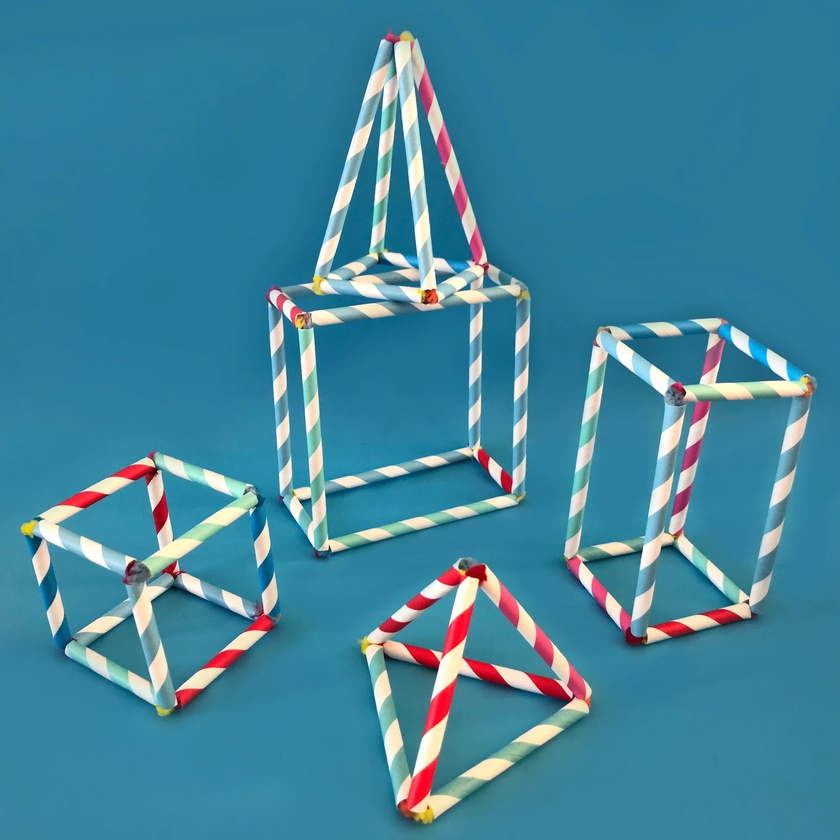
#> input picture Year3/Computer_Vision- Lab/Week5/img.jpg, 840 x 840 px, shrunk from 2000 x 2000 before the run
$ python -i L6Q1.py   (imports and definitions only)
#> lines starting #> are read from the running program, lines starting #| are printed output that depends on the picture; after the words box and inside, x2 and y2 are one past the last pixel; in counts of white or black regions, pixels touching at a corner belong together
#> further down, picture is the input picture: shape (840, 840, 3); mean B, G, R 155.8, 132.5, 65.7
import streamlit as st
import cv2
import numpy as np
from PIL import Image
import io

def correct_skew(image):
    gray = cv2.cvtColor(image, cv2.COLOR_BGR2GRAY)
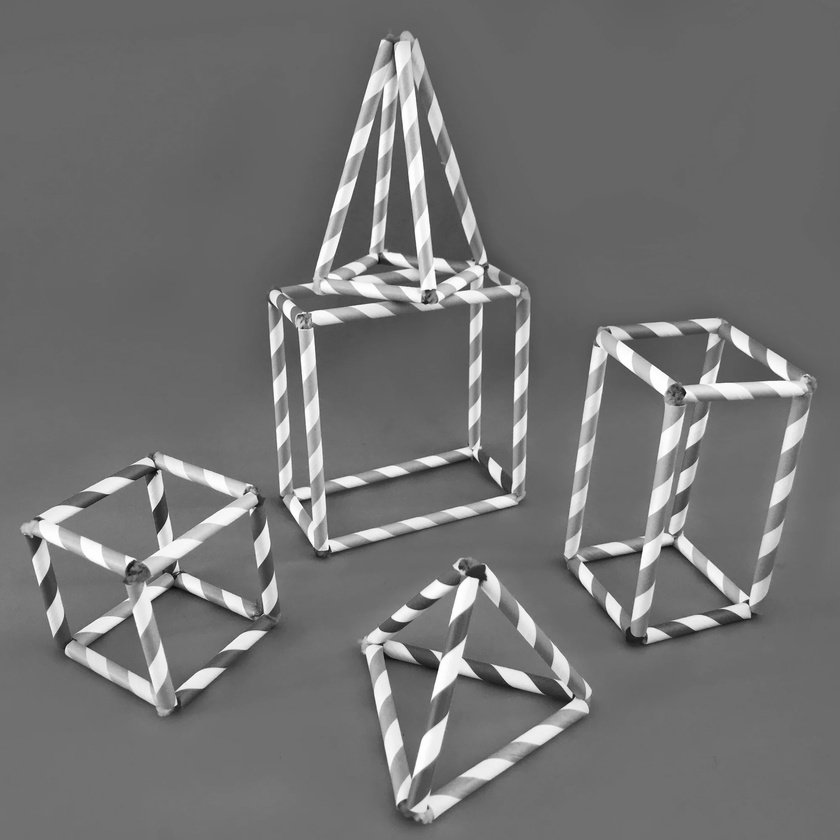
#> gray: shape (840, 840); min 7, max 255, mean 115.2
    gray = cv2.bitwise_not(gray)
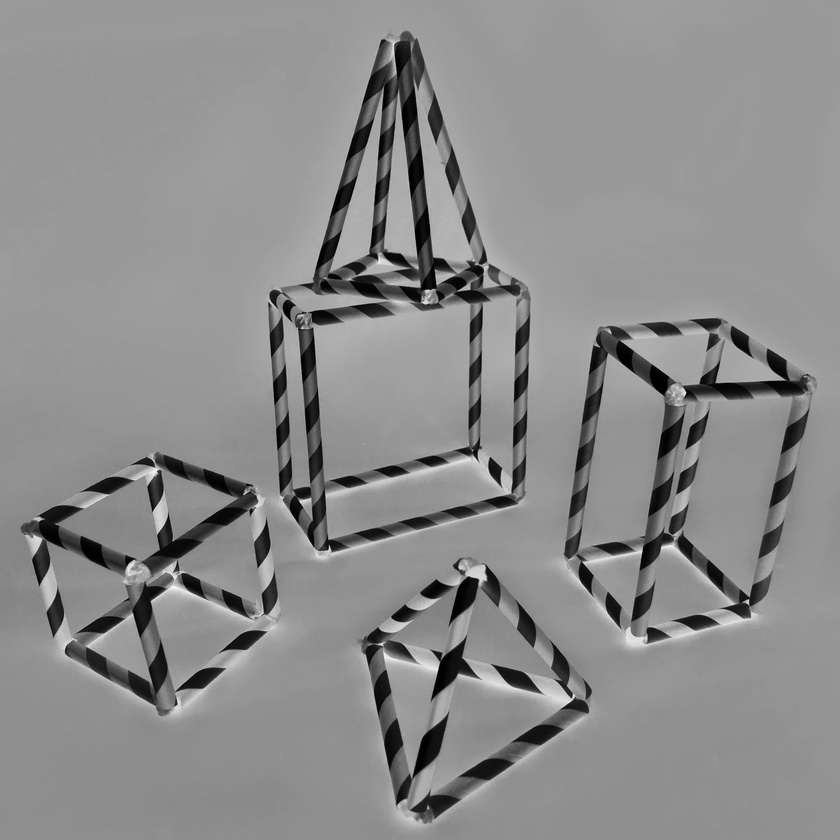
#> gray: shape (840, 840); min 0, max 248, mean 139.8
    thresh = cv2.threshold(gray, 0, 255, cv2.THRESH_BINARY | cv2.THRESH_OTSU)[1]
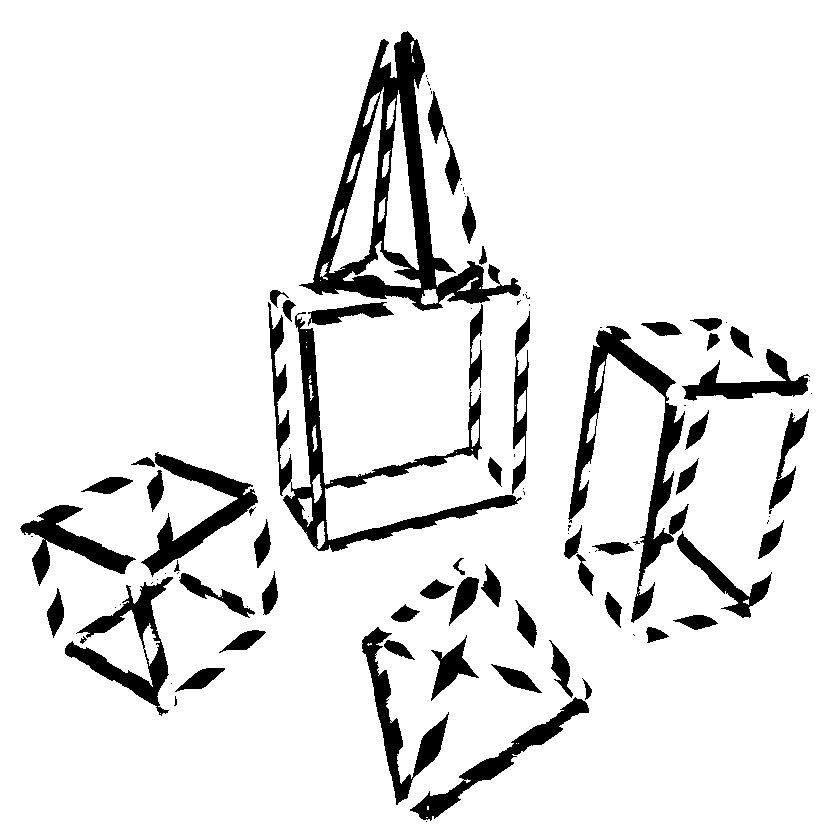
#> thresh: shape (840, 840); 90% white; 106 black regions (50 under 20 px), largest, box (x1, y1, x2, y2) and area: (299, 31, 521, 311) 13974, (268, 302, 522, 552) 8606, (568, 326, 689, 623) 7034
    coords = np.column_stack(np.where(thresh > 0))
#> coords = 635347 pairs, first value 0 to 839, second value 0 to 839
    angle = cv2.minAreaRect(coords)[-1]
#> angle = -90
    if angle < -45:
        angle = -(90 + angle)
#> angle = 0
    else:
        angle = -angle

    (h, w) = image.shape[:2]
#> h = 840; w = 840
    center = (w // 2, h // 2)
#> center = (420, 420)
    M = cv2.getRotationMatrix2D(center, angle, 1.0)
#> M = [[1, 0, 0], [0, 1, 0]]
    rotated = cv2.warpAffine(image, M, (w, h), flags=cv2.INTER_CUBIC, borderMode=cv2.BORDER_REPLICATE)

    return rotated, angle

def draw_rectangle(image, angle):
    gray = cv2.cvtColor(image, cv2.COLOR_BGR2GRAY)
    gray = cv2.bitwise_not(gray)
    thresh = cv2.threshold(gray, 0, 255, cv2.THRESH_BINARY | cv2.THRESH_OTSU)[1]
    coords = np.column_stack(np.where(thresh > 0))
    rect = cv2.minAreaRect(coords)
    box = cv2.boxPoints(rect)
    box = np.int32(box)  # Use np.int32 instead of np.int0
    image_with_rect = cv2.drawContours(image.copy(), [box], 0, (0, 255, 0), 2)
    return image_with_rect

# [21 lines not run here, left out]

>>> import cv2
>>> picture = cv2.imread('img.jpg')
>>> result = correct_skew(picture)
